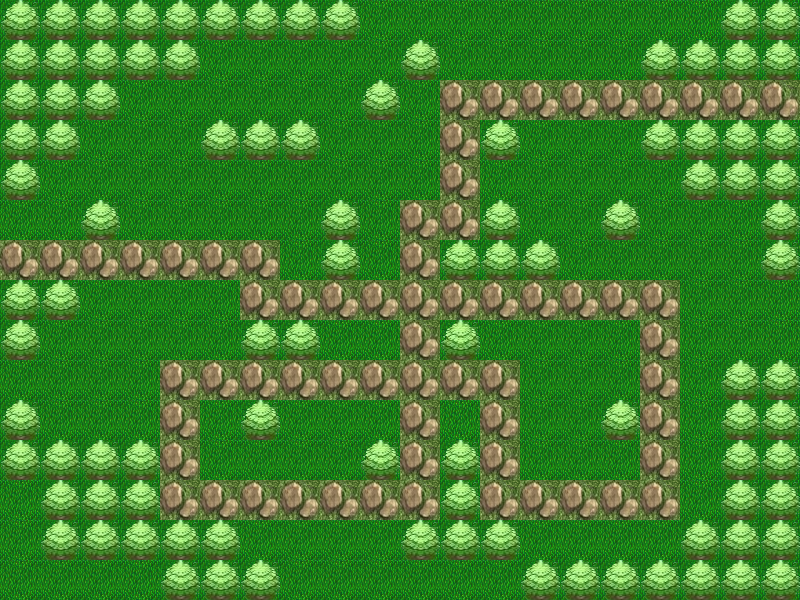

Tiled map render using the project's own tile images. Description and the map definition, with tile-layer contents summarised, below:
An orthogonal 20x15 tile map with 40x40 px tiles, 1 tile layer (Tile Layer 1).

<map version="1.0" orientation="orthogonal" width="20" height="15" tilewidth="40" tileheight="40">
 <tileset firstgid="1" name="Tiles" tilewidth="40" tileheight="40">
  <image source="TileSet.bmp" width="120" height="40" />
  <tile id="1">
   <properties>
    <property name="road" value="true" />
   </properties>
  </tile>
  <tile id="2">
   <properties>
    <property name="unbuildable" value="true" />
   </properties>
  </tile>
 </tileset>
 <layer name="Tile Layer 1" width="20" height="15">
  <data>[300 cells, 300 non-empty, 3 distinct tile ids]</data>
 </layer>
</map>